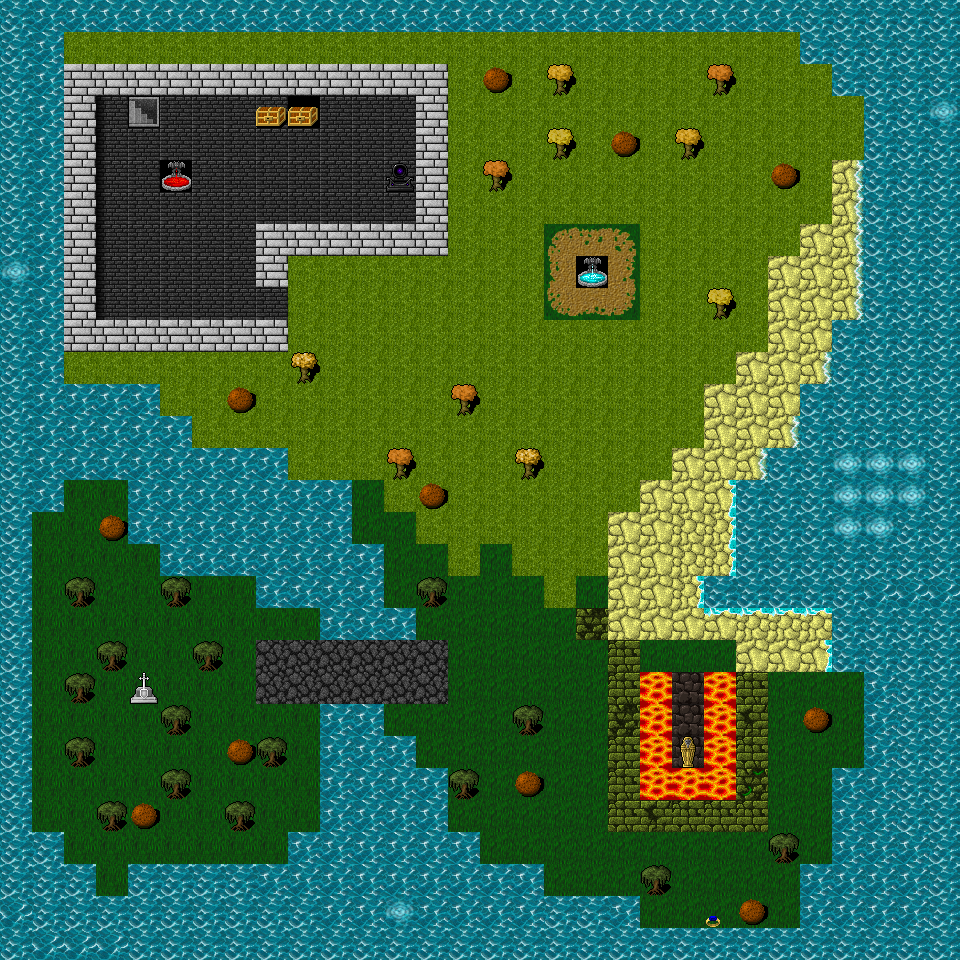

A level layout from a 2D game, rendered from its tile map. Below: a short description, then the map file with its tile-grid data intact:
An orthogonal 30x30 tile map with 32x32 px tiles, 2 tile layers (Background, Collision).

<map version="1.10" tiledversion="1.10.2" orientation="orthogonal" renderorder="right-down" width="30" height="30" tilewidth="32" tileheight="32" infinite="0" nextlayerid="3" nextobjectid="1">
 <tileset firstgid="1" source="Tilesett..tsx" />
 <layer id="2" name="Background" width="30" height="30">
  <data encoding="csv">
1474,1475,1475,1475,1475,1475,1475,1475,1475,1475,1475,1475,1475,1475,1475,1475,1475,1475,1475,1475,1475,1475,1475,1475,1475,1474,1474,1474,1474,1474,
1474,1475,282,282,282,282,282,282,282,282,282,282,282,282,282,282,282,282,282,282,282,282,282,282,282,1474,1474,1474,1474,1474,
1474,1475,1284,1284,1284,1284,1284,1284,1284,1284,1284,1284,1284,1284,282,282,282,282,282,282,282,282,282,282,282,282,1474,1474,1474,1474,
1474,1475,1284,258,258,258,258,258,258,86,258,258,258,1284,282,282,282,282,282,282,282,282,282,282,282,282,282,1474,1474,1479,
1474,1475,1284,258,258,258,258,258,258,258,258,258,258,1284,282,282,282,282,282,282,282,282,282,282,282,282,282,1474,1474,1474,
1474,1475,1284,258,258,81,258,258,258,258,258,258,258,1284,282,282,282,282,282,282,282,282,282,282,282,282,1351,1474,1474,1474,
1474,1475,1284,258,258,258,258,258,258,258,258,258,258,1284,282,282,282,282,282,282,282,282,282,282,282,282,1351,1474,1474,1474,
1474,1475,1284,258,258,258,258,258,1284,1284,1284,1284,1284,1284,282,282,282,317,313,315,282,282,282,282,282,1351,1351,1474,1474,1474,
1479,1475,1284,258,258,258,258,258,1284,282,282,282,282,282,282,282,282,325,84,291,282,282,282,282,1351,1351,1351,1474,1474,1474,
1474,1475,1284,258,258,258,258,258,258,282,282,282,282,282,282,282,282,323,319,321,282,282,282,282,1351,1351,1351,1474,1474,1474,
1474,1475,1284,1284,1284,1284,1284,1284,1284,282,282,282,282,282,282,282,282,282,282,282,282,282,282,282,1351,1351,1474,1474,1474,1474,
1474,1475,282,282,282,282,282,282,282,282,282,282,282,282,282,282,282,282,282,282,282,282,282,1351,1351,1351,1474,1474,1474,1474,
1474,1475,1475,1475,1475,282,282,282,282,282,282,282,282,282,282,282,282,282,282,282,282,282,1351,1351,1351,1474,1474,1474,1474,1474,
1474,1475,1475,1475,1475,1475,282,282,282,282,282,282,282,282,282,282,282,282,282,282,282,282,1351,1351,1351,1474,1474,1474,1474,1474,
1474,1475,1475,1475,1475,1475,1475,1475,1475,282,282,282,282,282,282,282,282,282,282,282,282,1351,1351,1351,1474,1474,1477,1477,1477,1474,
1474,1475,289,289,1475,1475,1475,1475,1475,1475,1475,285,282,282,282,282,282,282,282,282,1351,1351,1351,1474,1474,1474,1477,1477,1477,1474,
1474,289,289,289,1475,1475,1475,1475,1475,1475,1475,285,285,282,282,282,282,282,282,1351,1351,1348,1348,1474,1474,1474,1477,1477,1474,1474,
1474,289,289,289,289,1475,1475,1475,1475,1475,1475,1475,285,285,282,285,282,282,282,1351,1351,1348,1348,1474,1474,1474,1474,1474,1474,1474,
1474,289,289,285,289,289,289,289,1475,1475,1475,1475,285,285,285,285,285,282,285,1351,1351,1348,1474,1474,1474,1474,1474,1476,1476,1476,
1474,289,289,289,289,289,289,289,289,289,1475,1475,1475,285,285,285,285,285,1243,1351,1351,1351,1351,1348,1348,1348,1474,1474,1474,1474,
1474,289,289,289,289,289,289,289,151,151,151,151,151,151,285,285,285,285,285,1239,285,285,285,1351,1351,1351,1474,1474,1474,1474,
1474,289,285,289,289,289,289,289,151,151,151,151,151,151,285,285,285,285,285,1239,1019,1019,1019,1239,285,285,285,1475,1474,1474,
1474,289,289,289,289,289,289,289,289,289,1475,1475,285,285,285,285,285,285,285,1243,1019,1019,1019,1242,285,285,285,1475,1474,1474,
1474,289,289,289,289,289,289,289,289,289,1475,1475,1475,285,285,285,285,285,285,1239,1019,1019,1019,1239,285,285,285,1475,1474,1474,
1474,289,289,289,289,289,289,289,289,289,1475,1475,1475,1475,285,285,285,285,285,1239,1019,1019,1019,1244,285,285,1475,1475,1474,1474,
1474,289,289,289,289,289,289,289,289,289,1475,1475,1475,1475,285,285,285,285,285,1239,1242,1239,1239,1239,285,285,1475,1475,1474,1474,
1474,1474,289,289,289,289,289,289,289,1475,1475,1475,1475,1475,1475,285,285,285,285,285,285,285,285,285,285,285,1475,1475,1475,1474,
1474,1474,1474,289,1474,1474,1474,1474,1475,1475,1475,1475,1475,1475,1475,1475,1475,285,285,285,285,285,285,285,285,1475,1475,1475,1475,1474,
1476,1474,1474,1474,1474,1474,1474,1474,1474,1474,1475,1475,1479,1475,1475,1475,1475,1474,1474,1475,285,285,285,285,285,1475,1475,1475,1475,1474,
1474,1476,1476,1476,1474,1474,1474,1474,1474,1474,1474,1474,1474,1474,1474,1474,1474,1474,1474,1474,1474,1474,1474,1474,1474,1474,1474,1474,1474,1474
</data>
 </layer>
 <layer id="1" name="Collision" width="30" height="30">
  <data encoding="csv">
0,0,0,0,0,0,0,0,0,0,0,0,0,0,0,0,0,0,0,0,0,0,0,0,0,0,0,0,0,0,
0,0,0,0,0,0,0,0,0,0,0,0,0,0,0,0,0,0,0,0,0,0,0,0,0,0,0,0,0,0,
0,0,0,0,0,0,0,0,0,0,0,0,0,0,0,85,0,846,0,0,0,0,847,0,0,0,0,0,0,0,
0,0,0,1216,747,0,0,0,86,86,0,0,0,0,0,0,0,0,0,0,0,0,0,0,0,0,0,0,0,0,
0,0,0,1216,0,0,0,0,0,0,0,0,0,0,0,0,0,848,0,85,0,846,0,0,0,0,0,0,0,0,
0,0,0,1216,0,82,0,0,0,0,0,0,58,0,0,847,0,0,0,0,0,0,0,0,85,0,1432,0,0,0,
0,0,0,1216,0,0,0,0,0,0,0,0,0,0,0,0,0,0,0,0,0,0,0,0,0,0,1432,0,0,0,
0,0,0,1216,0,0,0,0,0,0,0,0,0,0,0,0,0,0,0,0,0,0,0,0,0,0,1432,0,0,0,
0,0,0,1216,0,0,0,0,0,0,0,0,0,0,0,0,0,0,83,0,0,0,0,0,0,0,1432,0,0,0,
0,0,0,1216,0,0,0,0,0,0,0,0,0,0,0,0,0,0,0,0,0,0,848,0,0,0,1432,0,0,0,
0,0,0,0,0,0,0,0,0,0,0,0,0,0,0,0,0,0,0,0,0,0,0,0,0,0,0,0,0,0,
0,0,0,0,0,0,0,0,0,849,0,0,0,0,0,0,0,0,0,0,0,0,0,0,0,1432,0,0,0,0,
0,0,0,0,0,0,0,85,0,0,0,0,0,0,847,0,0,0,0,0,0,0,0,0,0,0,0,0,0,0,
0,0,0,0,0,0,0,0,0,0,0,0,0,0,0,0,0,0,0,0,0,0,0,0,1432,0,0,0,0,0,
0,0,0,0,0,0,0,0,0,0,0,0,847,0,0,0,849,0,0,0,0,0,0,1432,0,0,0,0,0,0,
0,0,0,0,0,0,0,0,0,0,0,0,0,85,0,0,0,0,0,0,0,0,1433,0,0,0,0,0,0,0,
0,0,0,85,0,0,0,0,0,0,0,0,0,0,0,0,0,0,0,0,0,0,1433,0,0,0,0,0,0,0,
0,0,0,0,0,0,0,0,0,0,0,0,0,0,0,0,0,0,0,0,0,0,1433,0,0,0,0,0,0,0,
0,0,844,0,0,844,0,0,0,0,0,0,0,844,0,0,0,0,0,0,0,1433,0,0,0,0,0,0,0,0,
0,0,0,0,0,0,0,0,0,0,0,0,0,0,0,0,0,0,0,0,0,0,1435,1435,1435,1435,0,0,0,0,
0,0,0,844,0,0,844,0,0,0,0,0,0,0,0,0,0,0,0,0,0,0,0,0,0,1433,0,0,0,0,
0,0,844,0,38,0,0,0,0,0,0,0,0,0,0,0,0,0,0,0,419,0,419,0,0,0,0,0,0,0,
0,0,0,0,0,844,0,0,0,0,0,0,0,0,0,0,844,0,0,0,419,0,419,0,0,85,0,0,0,0,
0,0,844,0,0,0,0,85,844,0,0,0,0,0,0,0,0,0,0,0,419,863,419,0,0,0,0,0,0,0,
0,0,0,0,0,844,0,0,0,0,0,0,0,0,844,0,85,0,0,0,419,419,419,0,0,0,0,0,0,0,
0,0,0,844,85,0,0,844,0,0,0,0,0,0,0,0,0,0,0,0,0,0,0,0,0,0,0,0,0,0,
0,0,0,0,0,0,0,0,0,0,0,0,0,0,0,0,0,0,0,0,0,0,0,0,844,0,0,0,0,0,
0,0,0,0,0,0,0,0,0,0,0,0,0,0,0,0,0,0,0,0,844,0,0,0,0,0,0,0,0,0,
0,0,0,0,0,0,0,0,0,0,0,0,0,0,0,0,0,0,0,0,0,0,771,85,0,0,0,0,0,0,
0,0,0,0,0,0,0,0,0,0,0,0,0,0,0,0,0,0,0,0,0,0,0,0,0,0,0,0,0,0
</data>
 </layer>
</map>
